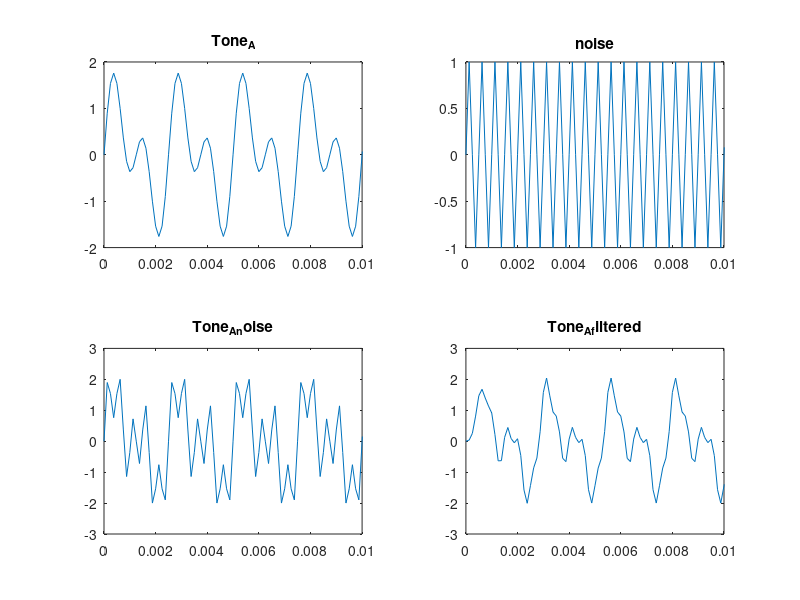

Recreate this plot in MATLAB.
Fs = 8000;
Ts = 1/Fs;
t = [0:Ts:2];
f1 = 400;
f2 = 800;
f3 = 2000;
th1 = sin(2*pi*f1*t);
th2 = sin(2*pi*f2*t);
th3 = sin(2*pi*f3*t);

Tone_A = th1 + th2;            % wanted signal: 400 Hz + 800 Hz
noise = th3;                   % unwanted 2000 Hz tone
Tone_A_noise = Tone_A + noise; % signal to be filtered

fc = 1800;
[b, a] = butter(6, fc/(Fs/2));
filtered = filter(b, a, Tone_A_noise);
figure(20020727)
subplot(2,2,1)
plot(t,Tone_A);
title("Tone_A");
xlim([0 0.01]);
subplot(2,2,2)
plot(t,noise);
xlim([0 0.01]);
title("noise");
subplot(2,2,3)
plot(t,Tone_A_noise);
xlim([0 0.01]);
title("Tone_A_noise");
subplot(2,2,4)
plot(t,filtered);
xlim([0 0.01]);
title("Tone_A_filtered");
